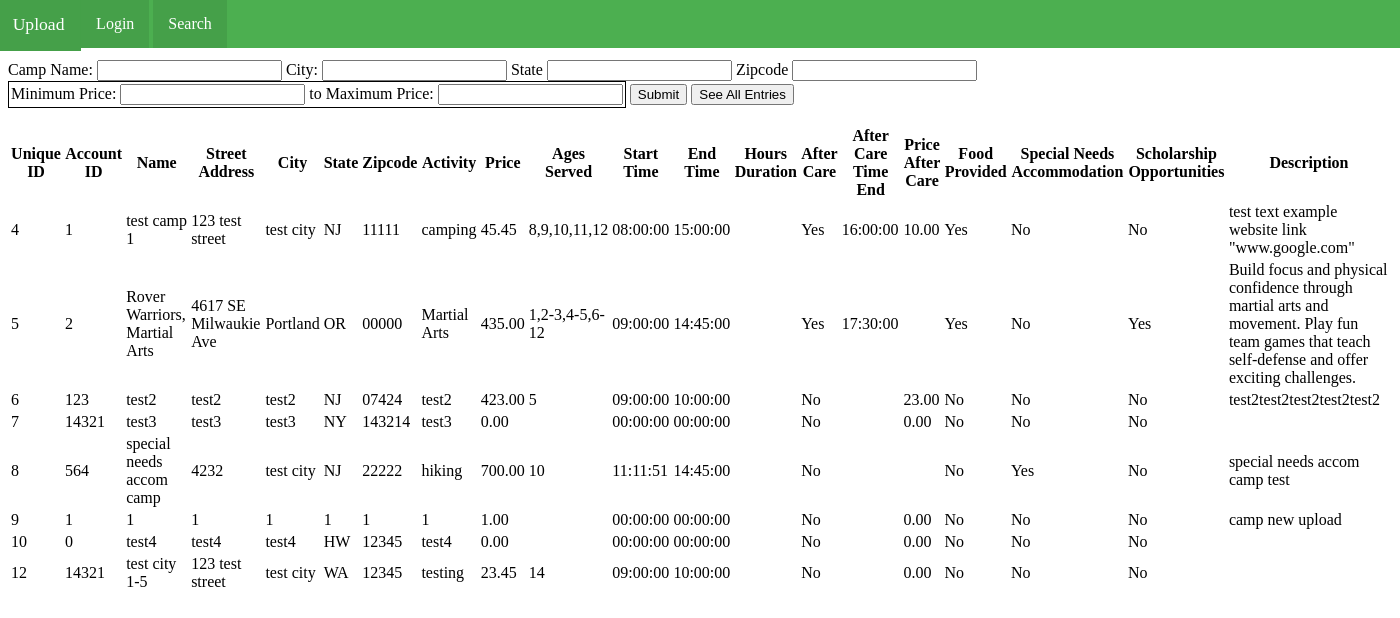
/testfile.php, run on an earlier commit of the app's database.
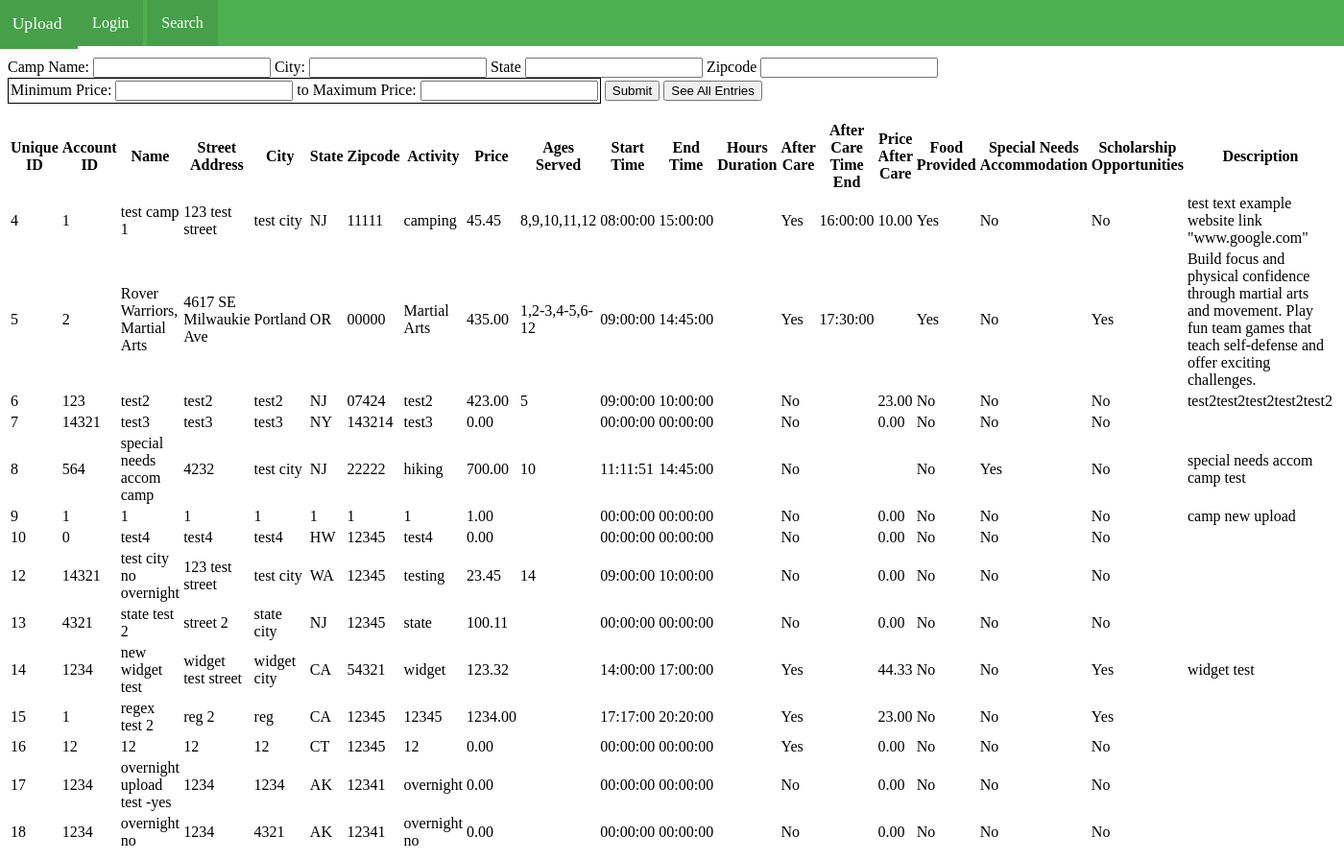
And on a later commit of the database.
### tables this page shows
CREATE TABLE `camp_info` (
  `camp_id` int(11) NOT NULL,
  `account_id` int(11) NOT NULL,
  `name` varchar(255) DEFAULT NULL,
  `street_address` varchar(255) DEFAULT NULL,
  `city` varchar(255) DEFAULT NULL,
  `state` char(2) DEFAULT NULL,
  `zipcode` varchar(12) DEFAULT NULL,
  `activity` varchar(255) DEFAULT NULL,
  `price` decimal(10,2) DEFAULT NULL,
  `ages_served` varchar(100) DEFAULT NULL,
  `start_time` time DEFAULT NULL,
  `end_time` time DEFAULT NULL,
  `hours_duration` tinyint(4) DEFAULT NULL,
  `after_care` tinyint(1) DEFAULT NULL,
  `after_care_time_end` time DEFAULT NULL,
  `price_after_care` decimal(10,2) DEFAULT NULL,
  `food_provided` tinyint(1) DEFAULT NULL,
  `special_needs_accom` tinyint(1) DEFAULT NULL,
  `scholarship_opps` tinyint(1) DEFAULT NULL,
  `description` text NOT NULL,
  `upload_time` timestamp NOT NULL DEFAULT current_timestamp(),
  `camp_start_date` date DEFAULT NULL,
  `camp_end_date` date DEFAULT NULL,
  `camp_fill_date` date DEFAULT NULL,
  `camp_days_of_week` char(7) DEFAULT NULL,
  `camp_visible` tinyint(1) NOT NULL DEFAULT 1,
  `website_link` varchar(255) DEFAULT NULL,
  `overnight` tinyint(1) DEFAULT NULL
);

### testfile.php (the view)
<?php
include "./databaseInit.php";
include "./header.php";
function yesNoDisplay($rowVar){
    return $rowVar ? 'Yes' : 'No';
}
function displaySearchResult($row){
        echo "<tr>";
        echo "<td>" . $row["camp_id"] . "</td>";
        echo "<td>" . $row["account_id"] . "</td>";
        echo "<td>" . $row["name"] . "</td>";
        echo "<td>" . $row["street_address"] . "</td>";
        echo "<td>" . $row["city"] . "</td>";
        echo "<td>" . $row["state"] . "</td>";
        echo "<td>" . $row["zipcode"] . "</td>";
        echo "<td>" . $row["activity"] . "</td>";
        echo "<td>" . $row["price"] . "</td>";
        echo "<td>" . $row["ages_served"] . "</td>";
        echo "<td>" . $row["start_time"] . "</td>";
        echo "<td>" . $row["end_time"] . "</td>";
        echo "<td>" . $row["hours_duration"] . "</td>";
        echo "<td>" . yesNoDisplay($row["after_care"]) . "</td>";
        echo "<td>" . $row["after_care_time_end"] . "</td>";
        echo "<td>" . $row["price_after_care"] . "</td>";
        echo "<td>" . yesNoDisplay($row["food_provided"]) . "</td>";
        echo "<td>" . yesNoDisplay($row["special_needs_accom"]) . "</td>";
        echo "<td>" . yesNoDisplay($row["scholarship_opps"]) . "</td>";
        echo "<td>" . $row["description"] . "</td>";
        echo "</tr>";
}
?>
<html>
<div class="page-content">
    <form action="testfile.php" method="GET">
        <label for="name">Camp Name:</label>
        <input type="text" id="name" name="name">
        <label for="city">City:</label>
        <input type="text" id="city" name="city">
        <label for="State">State</label>
        <input type="text" id="state" name="state">
        <label for="Zipcode">Zipcode</label>
        <input type="text" id="zipcode" name="zipcode">
            <div style="padding: 2px; border: 1px solid black; display: inline-block;">
                <label for="minPrice">Minimum Price:</label>
                <input type="number" id="minPrice" name="minPrice" min="0" step="0.01"> to
                <label for="maxPrice">Maximum Price:</label>
                <input type="number" id="maxPrice" name="maxPrice" min="0" step="0.01">
            </div>
        <input type="submit" value="Submit" name="search">
        <input type="submit" value="See All Entries" name="seeAll">
    </form>
  </div>
<div>
  <table>
    <tr><th>Unique ID</th>
    <th>Account ID</th>
    <th>Name</th>
    <th>Street Address</th>
    <th>City</th>
    <th>State</th>
    <th>Zipcode</th>
    <th>Activity</th>
    <th>Price</th>
    <th>Ages Served</th>
    <th>Start Time</th>
    <th>End Time</th>
    <th>Hours Duration</th>
    <th>After Care</th>
    <th>After Care Time End</th>
    <th>Price After Care</th>
    <th>Food Provided</th>
    <th>Special Needs Accommodation</th>
    <th>Scholarship Opportunities</th>
    <th>Description</th></tr>
<?php
if(isset($_GET["search"])){
    $name_to_search = $_GET["name"];
    $state_to_search = $_GET["state"];
    $city_to_search = $_GET["city"];
    $zipcode_to_search = $_GET["zipcode"];
    $minPrice = $_GET['minPrice'];
    $maxPrice = $_GET['maxPrice'];
    $stmt = $mysqli->prepare("SELECT * FROM camp_info WHERE name LIKE ?");
    $name_to_search = '%'.$name_to_search.'%';
    $stmt->bind_param("s",$name_to_search);
    $stmt->execute();
    $result=$stmt->get_result();
        while($row=$result->fetch_assoc()){
            displaySearchResult($row);
        }
    }else{
      $results=$mysqli->query("SELECT * FROM camp_info");
      if($results->num_rows>0){
        while($row=$results->fetch_assoc()){
          displaySearchResult($row);
        }
      }else{
        echo 'no listings found contact administrator';
      }
    }
?>
</table>
</div>
</html>

### header.php (shortened to what this page needs)
<html>
    <header>
    <nav class = "navbar">
        <a href="campUpload.php" class="active">Upload</a>
        <a href="login.html" class="active">Login</a>
        <a href="search.php" class="active" >Search</a>
    </nav>
</header>
</html>

### header.php (style rules this page uses)
.navbar { background-color: #4CAF50; position: fixed; top: 0; left: 0; width: 100%; z-index: 999; }
.navbar a { display: inline-block; color: #fff; text-decoration: none; padding: 15px; transition: background-color 0.3s ease; }
.navbar a.active { background-color: #45a049; transition: transform 0.3s ease; }
.navbar a { animation: fadeIn 0.5s ease forwards; opacity: 0; }
.page-content { margin-top: 60px; }

What changed in the data, as far as the page shows it:
changed camp_info "WA": name "test city 1-5" → "test city no overnight"
added camp_info: camp_id "13", account "4321", name "state test 2", street_address "street 2", city "state city", state "NJ", zipcode "12345", activity "state", price "100.11", start_time "00:00:00", end_time "00:00:00", after_care "No", price_after_care "0.00", food_provided "No", special_needs_accom "No", scholarship_opps "No"
added camp_info: camp_id "14", account "1234", name "new widget test", street_address "widget test street", city "widget city", state "CA", zipcode "54321", activity "widget", price "123.32", start_time "14:00:00", end_time "17:00:00", after_care "Yes", price_after_care "44.33", food_provided "No", special_needs_accom "No", scholarship_opps "Yes", description "widget test"
added camp_info: camp_id "15", account "1", name "regex test 2", street_address "reg 2", city "reg", state "CA", zipcode "12345", activity "12345", price "1234.00", start_time "17:17:00", end_time "20:20:00", after_care "Yes", price_after_care "23.00", food_provided "No", special_needs_accom "No", scholarship_opps "Yes"
added camp_info: camp_id "16", account "12", name "12", street_address "12", city "12", state "CT", zipcode "12345", activity "12", price "0.00", start_time "00:00:00", end_time "00:00:00", after_care "Yes", price_after_care "0.00", food_provided "No", special_needs_accom "No", scholarship_opps "No"
added camp_info: camp_id "17", account "1234", name "overnight upload test -yes", street_address "1234", city "1234", state "AK", zipcode "12341", activity "overnight", price "0.00", start_time "00:00:00", end_time "00:00:00", after_care "No", price_after_care "0.00", food_provided "No", special_needs_accom "No", scholarship_opps "No"
added camp_info: camp_id "18", account "1234", name "overnight no", street_address "1234", city "4321", state "AK", zipcode "12341", activity "overnight no", price "0.00", start_time "00:00:00", end_time "00:00:00", after_care "No", price_after_care "0.00", food_provided "No", special_needs_accom "No", scholarship_opps "No"
